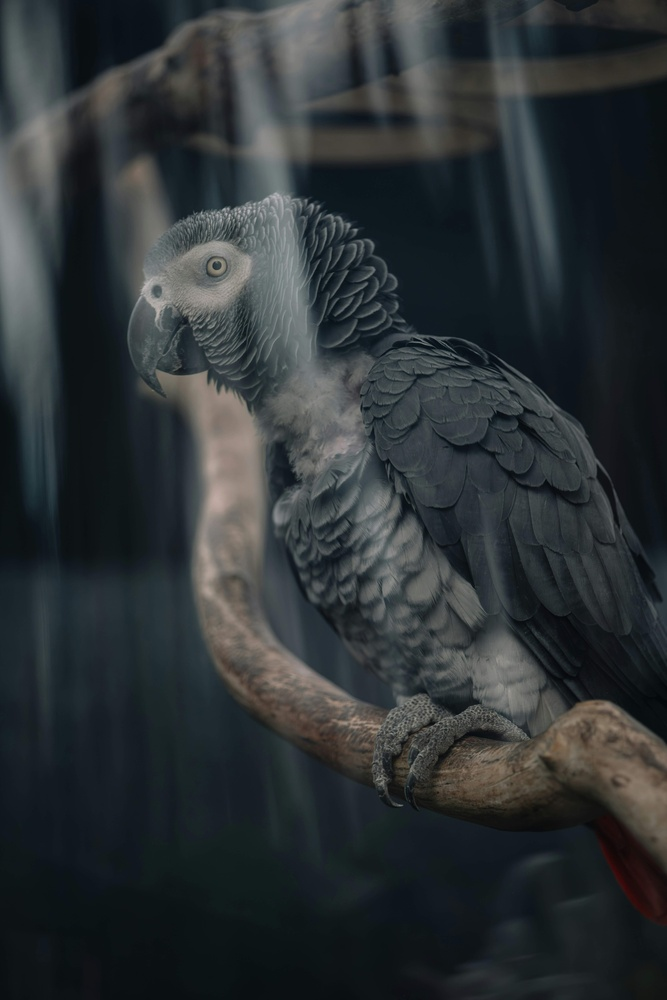
#> input picture Input images/image5.jpg, 667 x 1000 px, shrunk from 5504 x 8256 before the run, found by its file name
$ python Histogram.py
#> lines starting #> are read from the running program, lines starting #| are printed output that depends on the picture
import cv2
import numpy as np
import matplotlib.pyplot as plt

def run_lab_05(file_path):
    # 1. Load and Convert
#> called with file_path = 'image5.jpg'
    img_bgr = cv2.imread(file_path)
#> img_bgr is the input picture: shape (1000, 667, 3); mean B, G, R 53.6, 51.1, 45.5
    if img_bgr is None:
        print(f"Error: {file_path} not found.")
        return
    img_gray = cv2.cvtColor(img_bgr, cv2.COLOR_BGR2GRAY)

    # --- 2. Apply Histogram Equalization ---
    img_equ = cv2.equalizeHist(img_gray)
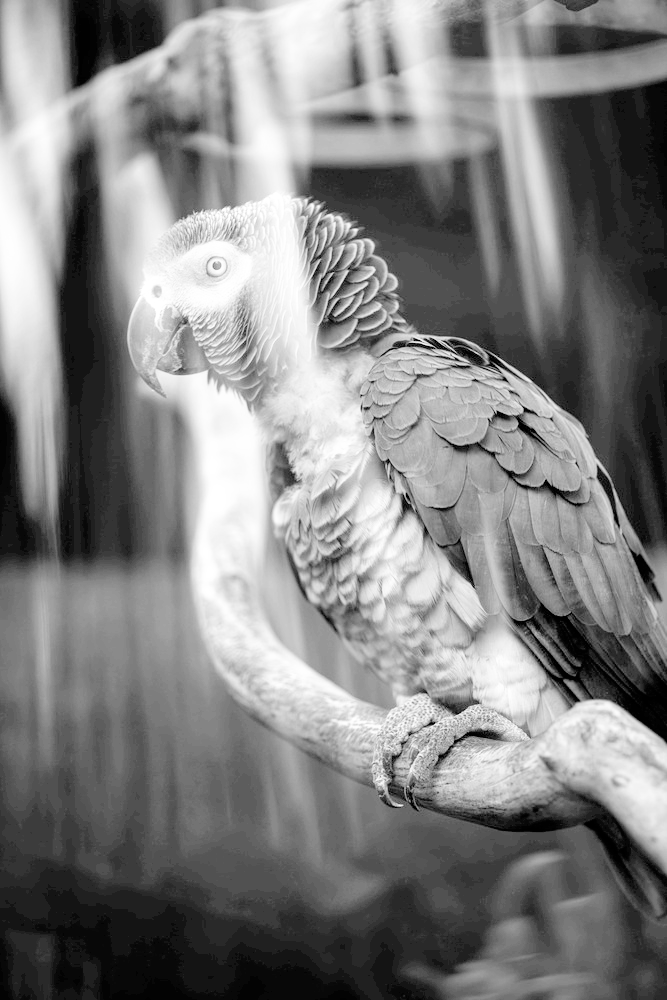
#> img_equ: shape (1000, 667); min 0, max 255, mean 129.6

    # --- 3. Visualization ---
    plt.figure(figsize=(15, 10))

    # Original Image
    plt.subplot(2, 2, 1)
    plt.imshow(img_gray, cmap='gray')
    plt.title("Original Grayscale Image")
    plt.axis('off')

    # Original Histogram (Fixed Parameter Warning)
    plt.subplot(2, 2, 2)
    plt.hist(img_gray.ravel(), bins=256, range=[0, 256], color='black', alpha=0.7)
    plt.title("Original Histogram")
    plt.xlabel("Intensity")
    plt.ylabel("Frequency")

    # Equalized Image
    plt.subplot(2, 2, 3)
    plt.imshow(img_equ, cmap='gray')
    plt.title("After Histogram Equalization")
    plt.axis('off')

    # Equalized Histogram (Fixed Parameter Warning)
    plt.subplot(2, 2, 4)
    plt.hist(img_equ.ravel(), bins=256, range=[0, 256], color='blue', alpha=0.7)
    plt.title("Equalized Histogram")
    plt.xlabel("Intensity")
    plt.ylabel("Frequency")

    plt.suptitle("Lab 05: Histogram Processing & Enhancement", fontsize=16, fontweight='bold')
    plt.tight_layout(rect=[0, 0.03, 1, 0.95])
    plt.show()
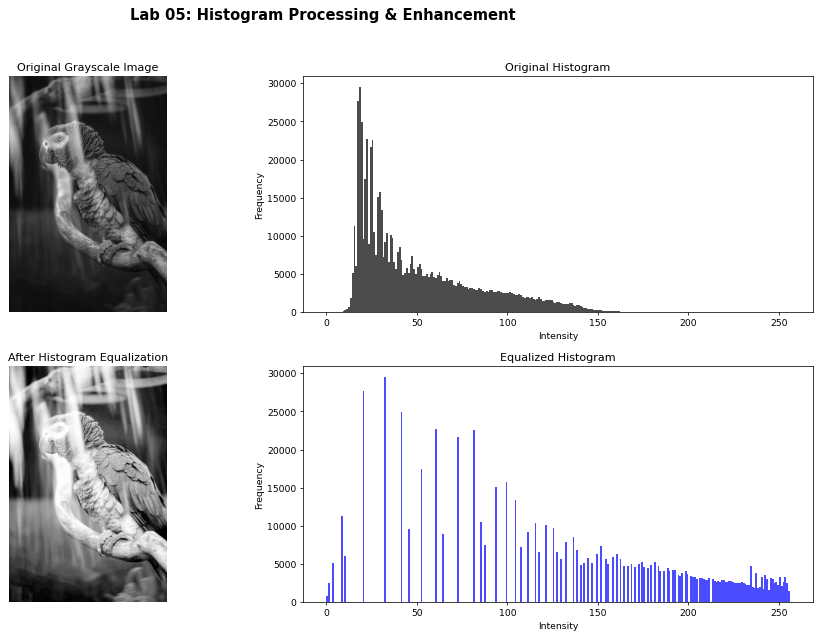
#> figure drawn by matplotlib, 4 panels; panel 2: tallest bar 29489 high, from x = 18 to 19; panel 4: tallest bar 29489 high, from x = 32 to 33

# Run Lab 5
run_lab_05('image5.jpg')

$ run again, with Input images/image2.jpg copied over Input images/image5.jpg
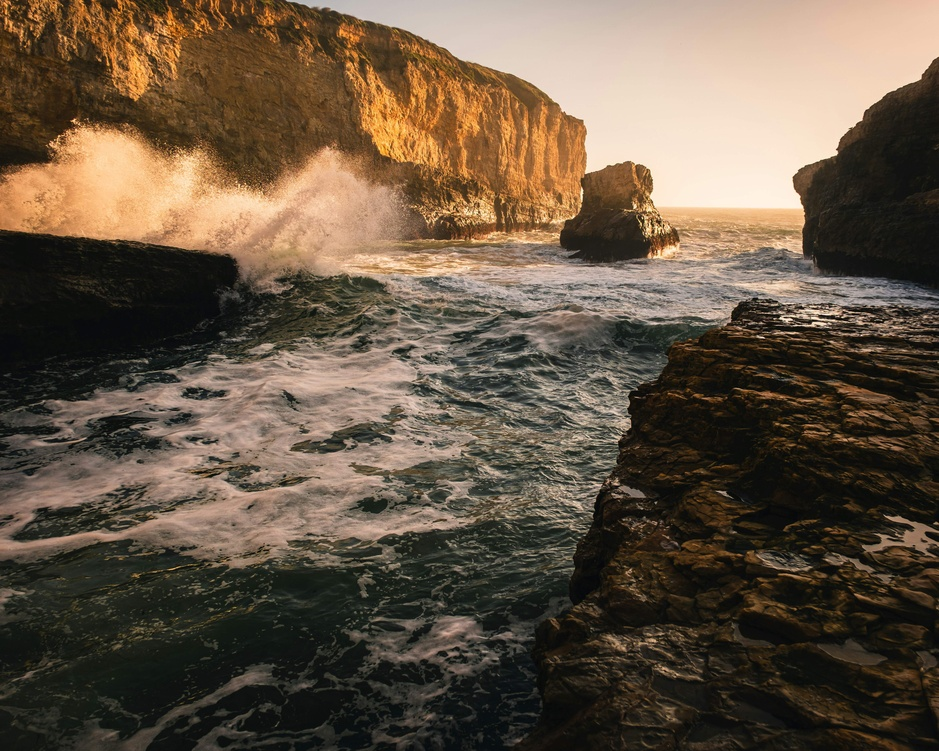
#> input picture Input images/image2.jpg, 939 x 751 px, shrunk from 6005 x 4804 before the run, found by its file name
#> in run_lab_05, img_bgr is the input picture: shape (751, 939, 3); mean B, G, R 67.6, 84.9, 100.5
#> in run_lab_05, `img_equ = cv2.equalizeHist(img_gray)`:
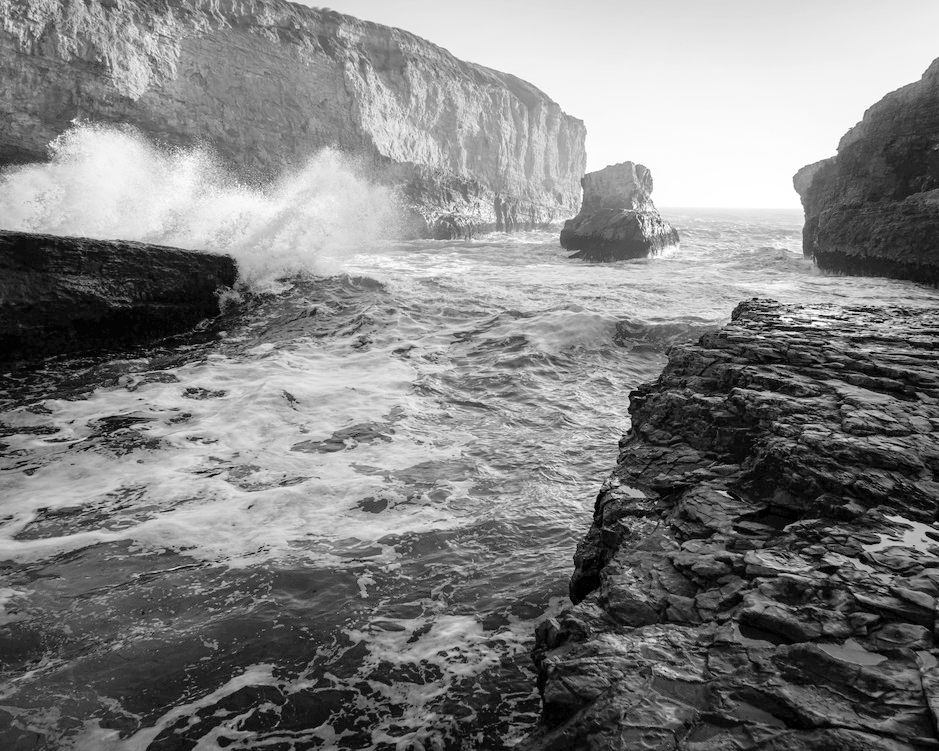
#> img_equ: shape (751, 939); min 0, max 255, mean 128.4
#> in run_lab_05, `plt.show()`:
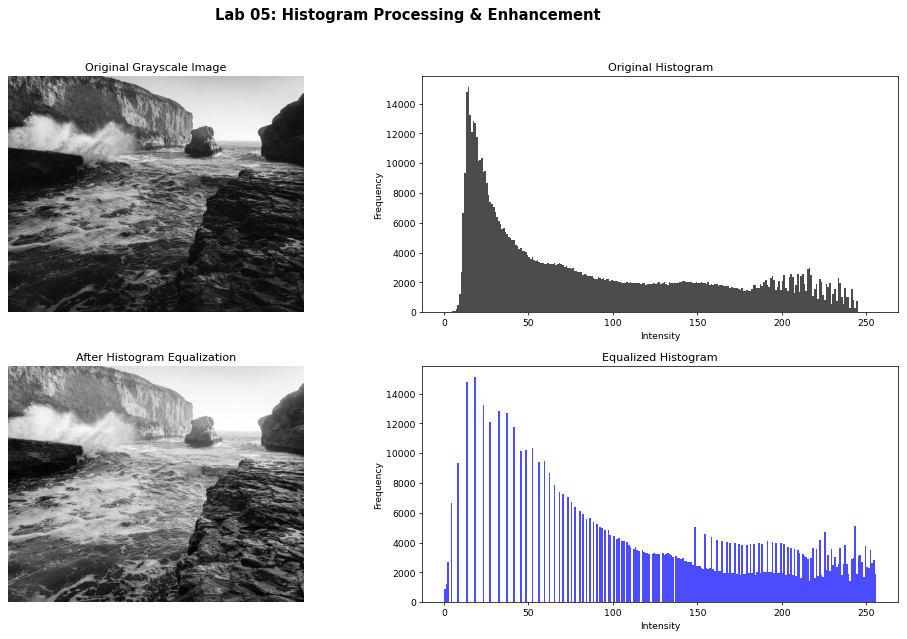
#> figure drawn by matplotlib, 4 panels; panel 2: tallest bar 15108 high, from x = 14 to 15; panel 4: tallest bar 15108 high, from x = 18 to 19

$ run again, with Input images/image3.jpg copied over Input images/image5.jpg
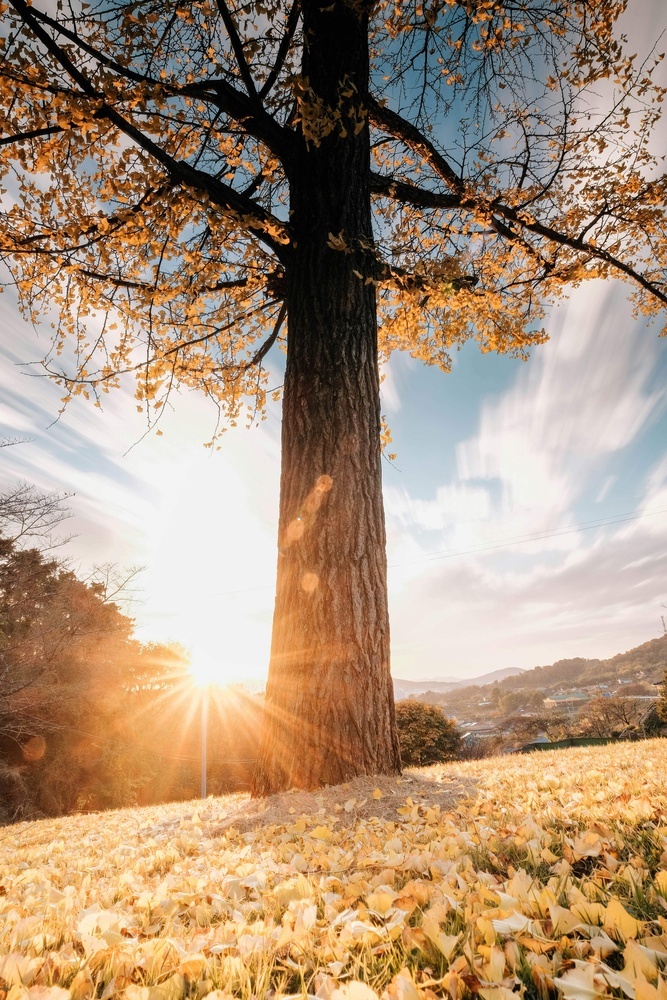
#> input picture Input images/image3.jpg, 667 x 1000 px, shrunk from 4000 x 6000 before the run, found by its file name
#> in run_lab_05, img_bgr is the input picture: shape (1000, 667, 3); mean B, G, R 119.8, 145.3, 171.5
#> in run_lab_05, `img_equ = cv2.equalizeHist(img_gray)`:
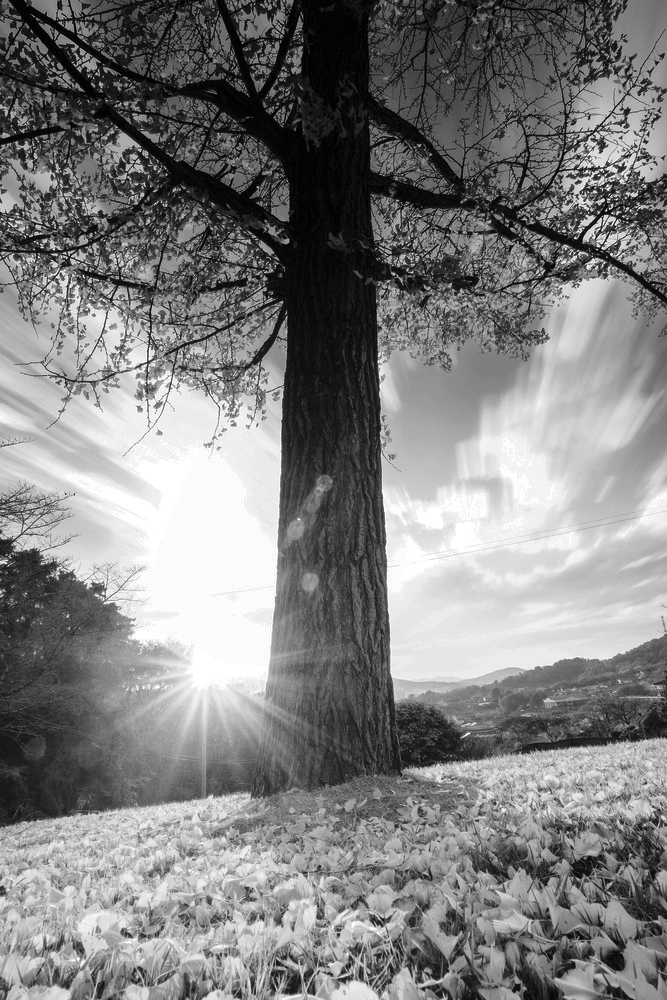
#> img_equ: shape (1000, 667); min 0, max 255, mean 128.1
#> in run_lab_05, `plt.show()`:
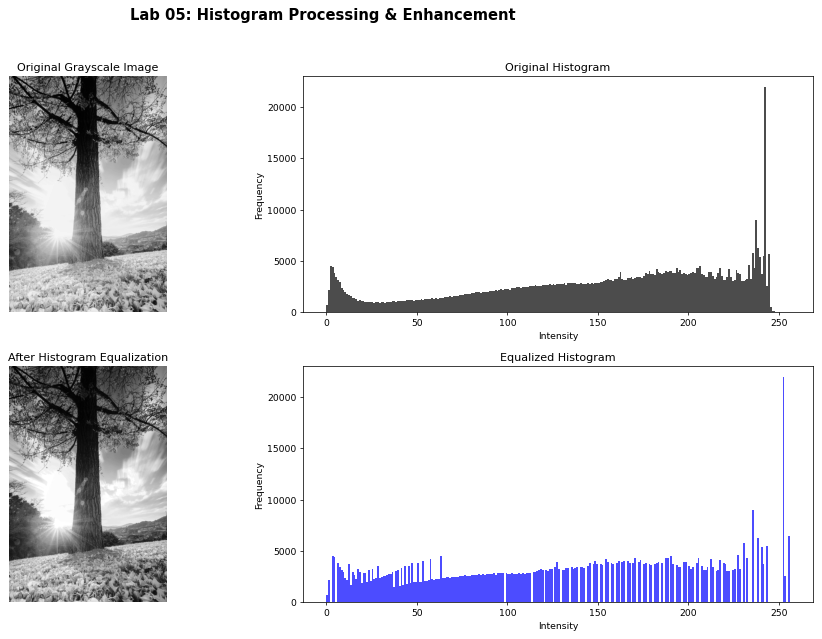
#> figure drawn by matplotlib, 4 panels; panel 2: tallest bar 21925 high, from x = 242 to 243; panel 4: tallest bar 21925 high, from x = 252 to 253
